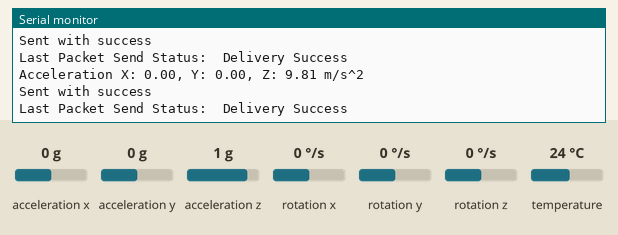
Recording of a sketch running on a simulated ESP32. Parts: the last lines printed to the serial monitor. The inputs (shaded band) are chosen by the test bench; at power-on: acceleration x 0 g, acceleration y 0 g, acceleration z 1 g, rotation x 0 °/s, rotation y 0 °/s, rotation z 0 °/s, temperature 24 °C.

Above: at 1.4 s.
1.5 s: acceleration x set to -1.4 g
At 2.0 s:
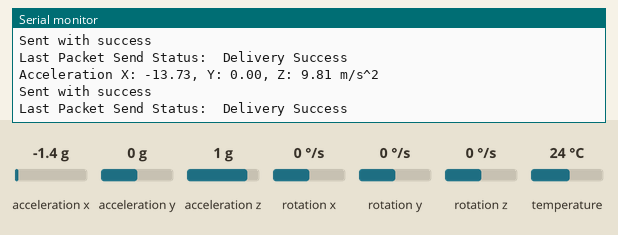
3.0 s: acceleration y set to -1.4 g
At 3.6 s:
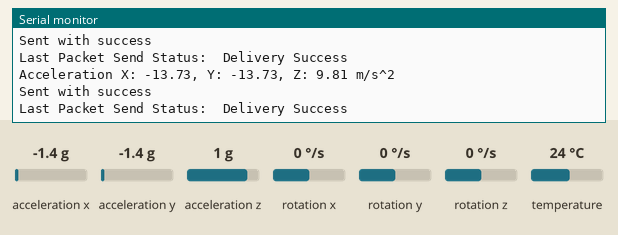
4.5 s: acceleration z set to -1.4 g
At 5.3 s:
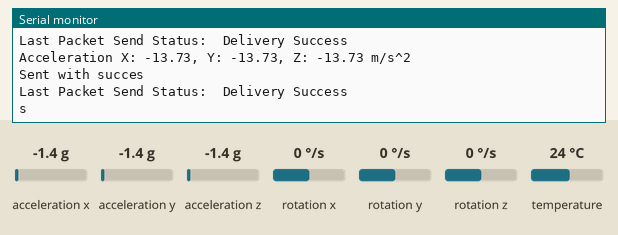

Measured:
- after the input at 1.5 s, the serial monitor: prints a new line after 0.13 s (image 1)
- after the input at 3.0 s, the serial monitor: prints a new line after 0.15 s (image 2)
- after the input at 4.5 s, the serial monitor: prints a new line after 0.31 s (image 3)

The sketch:

JD1-ESP_Trans.ino
```cpp
#include <Adafruit_MPU6050.h>
#include <Adafruit_Sensor.h>
#include <esp_now.h>
#include <WiFi.h>
#include <Wire.h>

Adafruit_MPU6050 mpu;

typedef struct struct_message {
  float x;
  float y;
  float z;
} struct_message;

struct_message myData;

esp_now_peer_info_t peerInfo;


// callback when data is sent
void OnDataSent(const uint8_t *mac_addr, esp_now_send_status_t status) {
  Serial.print("\r\nLast Packet Send Status:\t");
  Serial.println(status == ESP_NOW_SEND_SUCCESS ? "Delivery Success" : "Delivery Fail");
}


uint8_t broadcastAddress[] = {0xA0, 0xA3, 0xB3, 0x2F, 0x42, 0x30};

void setup(void) {
  Serial.begin(9600);

  Serial.println("Adafruit MPU6050 test!");

  WiFi.mode(WIFI_STA);

  if (esp_now_init() != ESP_OK) {
    Serial.println("Error initializing ESP-NOW");
    return;
  }

  memcpy(peerInfo.peer_addr, broadcastAddress, 6);
  peerInfo.channel = 0;
  peerInfo.encrypt = false;


  esp_now_register_send_cb(OnDataSent);

  if (esp_now_add_peer(&peerInfo) != ESP_OK){
    Serial.println("Failed to add peer");
    return;
  }

  // Try to initialize!
  if (!mpu.begin()) {
    Serial.println("Failed to find MPU6050 chip");
    while (1) {
      delay(10);
    }
  }
  Serial.println("MPU6050 Found!");

  mpu.setAccelerometerRange(MPU6050_RANGE_8_G);
  Serial.print("Accelerometer range set to: ");
  switch (mpu.getAccelerometerRange()) {
  case MPU6050_RANGE_2_G:
    Serial.println("+-2G");
    break;
  case MPU6050_RANGE_4_G:
    Serial.println("+-4G");
    break;
  case MPU6050_RANGE_8_G:
    Serial.println("+-8G");
    break;
  case MPU6050_RANGE_16_G:
    Serial.println("+-16G");
    break;
  }

}

void loop() {
  /* Get new sensor events with the readings */
  sensors_event_t a, g, temp;
  mpu.getEvent(&a, &g, &temp);

  /* Print out the values */
  Serial.print("Acceleration X: ");
  Serial.print(a.acceleration.x);
  Serial.print(", Y: ");
  Serial.print(a.acceleration.y);
  Serial.print(", Z: ");
  Serial.print(a.acceleration.z);
  Serial.println(" m/s^2");

  myData.x = a.acceleration.x;
  myData.y = a.acceleration.y;
  myData.z = a.acceleration.z;

  esp_err_t result = esp_now_send(broadcastAddress, (uint8_t *) &myData, sizeof(myData));

  if (result == ESP_OK) {
    Serial.println("Sent with success");
  }
  else {
    Serial.println("Error sending the data");
  }

  delay(500); // Wait 5 seconds before the next update
}
```
